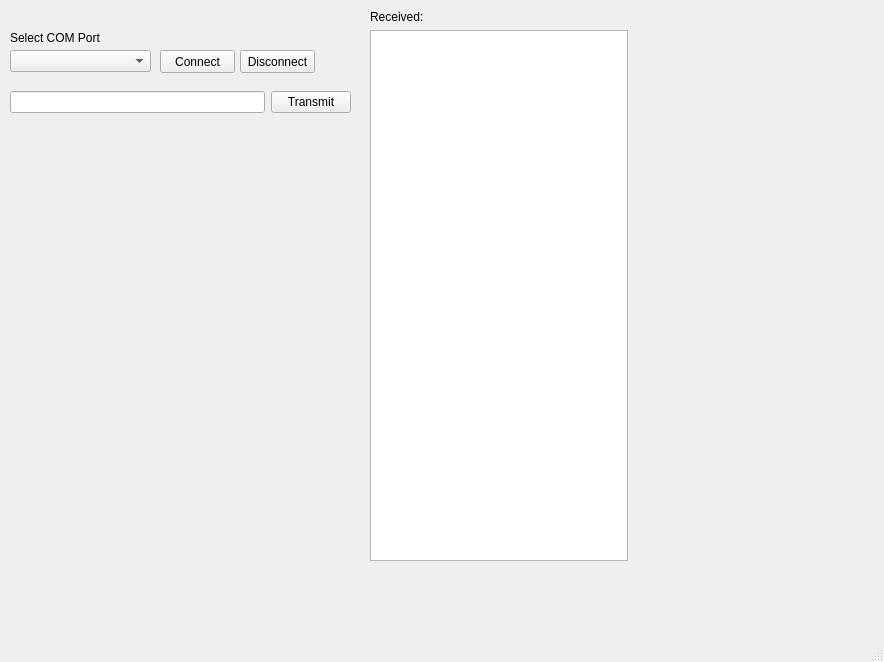
<?xml version="1.0" encoding="UTF-8"?>
<ui version="4.0">
 <class>MainWindow</class>
 <widget class="QMainWindow" name="MainWindow">
  <property name="geometry">
   <rect>
    <x>0</x>
    <y>0</y>
    <width>884</width>
    <height>662</height>
   </rect>
  </property>
  <property name="windowTitle">
   <string>MainWindow</string>
  </property>
  <widget class="QWidget" name="centralwidget">
   <widget class="QComboBox" name="comboBoxPortSelect">
    <property name="geometry">
     <rect>
      <x>10</x>
      <y>50</y>
      <width>141</width>
      <height>22</height>
     </rect>
    </property>
   </widget>
   <widget class="QPushButton" name="pushButtonConnect">
    <property name="geometry">
     <rect>
      <x>160</x>
      <y>50</y>
      <width>75</width>
      <height>23</height>
     </rect>
    </property>
    <property name="text">
     <string>Connect</string>
    </property>
   </widget>
   <widget class="QLabel" name="label_2">
    <property name="geometry">
     <rect>
      <x>10</x>
      <y>30</y>
      <width>91</width>
      <height>16</height>
     </rect>
    </property>
    <property name="text">
     <string>Select COM Port</string>
    </property>
   </widget>
   <widget class="QWidget" name="layoutWidget">
    <property name="geometry">
     <rect>
      <x>370</x>
      <y>10</y>
      <width>258</width>
      <height>551</height>
     </rect>
    </property>
    <layout class="QVBoxLayout" name="verticalLayout">
     <item>
      <widget class="QLabel" name="label">
       <property name="text">
        <string>Received:</string>
       </property>
      </widget>
     </item>
     <item>
      <widget class="QTextBrowser" name="rxText"/>
     </item>
    </layout>
   </widget>
   <widget class="QWidget" name="layoutWidget_2">
    <property name="geometry">
     <rect>
      <x>10</x>
      <y>90</y>
      <width>341</width>
      <height>25</height>
     </rect>
    </property>
    <layout class="QHBoxLayout" name="horizontalLayout">
     <item>
      <widget class="QLineEdit" name="txLine"/>
     </item>
     <item>
      <widget class="QPushButton" name="txButton">
       <property name="text">
        <string>Transmit</string>
       </property>
      </widget>
     </item>
    </layout>
   </widget>
   <widget class="QPushButton" name="pushButtonDicsconnect">
    <property name="geometry">
     <rect>
      <x>240</x>
      <y>50</y>
      <width>75</width>
      <height>23</height>
     </rect>
    </property>
    <property name="text">
     <string>Disconnect</string>
    </property>
   </widget>
  </widget>
  <widget class="QStatusBar" name="statusbar"/>
 </widget>
 <resources/>
 <connections/>
</ui>
